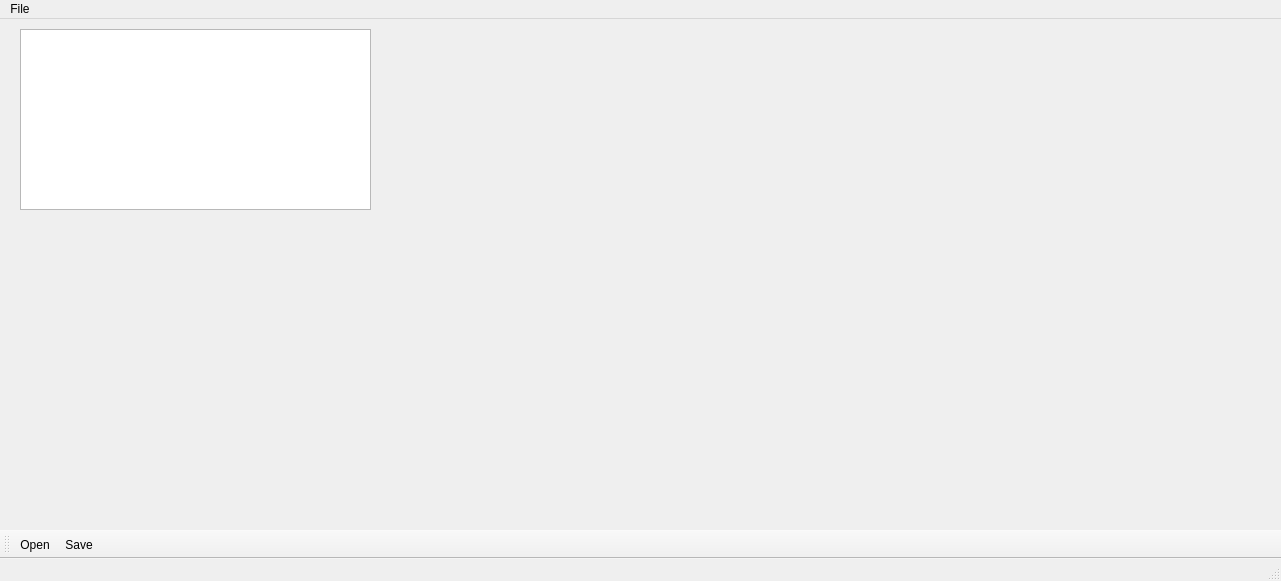
<?xml version="1.0" encoding="UTF-8"?>
<ui version="4.0">
 <class>MainWindow</class>
 <widget class="QMainWindow" name="MainWindow">
  <property name="geometry">
   <rect>
    <x>0</x>
    <y>0</y>
    <width>1281</width>
    <height>581</height>
   </rect>
  </property>
  <property name="windowTitle">
   <string>MainWindow</string>
  </property>
  <widget class="QWidget" name="centralwidget">
   <widget class="QTextEdit" name="textEdit">
    <property name="geometry">
     <rect>
      <x>20</x>
      <y>10</y>
      <width>351</width>
      <height>181</height>
     </rect>
    </property>
   </widget>
  </widget>
  <widget class="QMenuBar" name="menubar">
   <property name="geometry">
    <rect>
     <x>0</x>
     <y>0</y>
     <width>1281</width>
     <height>22</height>
    </rect>
   </property>
   <widget class="QMenu" name="menuFile">
    <property name="title">
     <string>File</string>
    </property>
    <addaction name="actionOpen"/>
    <addaction name="actionSave"/>
   </widget>
   <addaction name="menuFile"/>
  </widget>
  <widget class="QStatusBar" name="statusbar"/>
  <widget class="QToolBar" name="toolBar">
   <property name="windowTitle">
    <string>toolBar</string>
   </property>
   <attribute name="toolBarArea">
    <enum>BottomToolBarArea</enum>
   </attribute>
   <attribute name="toolBarBreak">
    <bool>false</bool>
   </attribute>
   <addaction name="actionOpen"/>
   <addaction name="actionSave"/>
  </widget>
  <action name="actionOpen">
   <property name="text">
    <string>Open</string>
   </property>
   <property name="shortcut">
    <string>Ctrl+O</string>
   </property>
  </action>
  <action name="actionSave">
   <property name="text">
    <string>Save</string>
   </property>
   <property name="shortcut">
    <string>Ctrl+S</string>
   </property>
  </action>
 </widget>
 <resources/>
 <connections/>
</ui>
